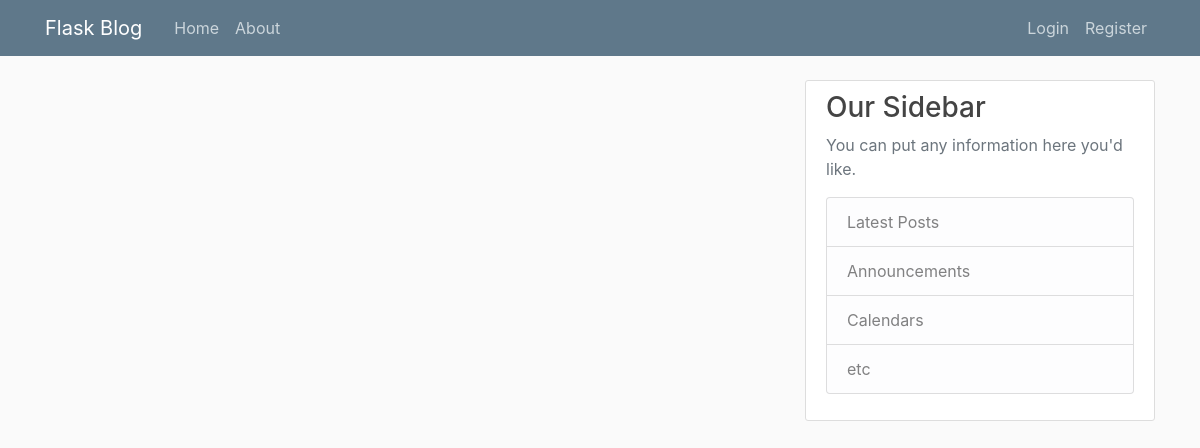
Page /user/David2023 on the earlier database version.
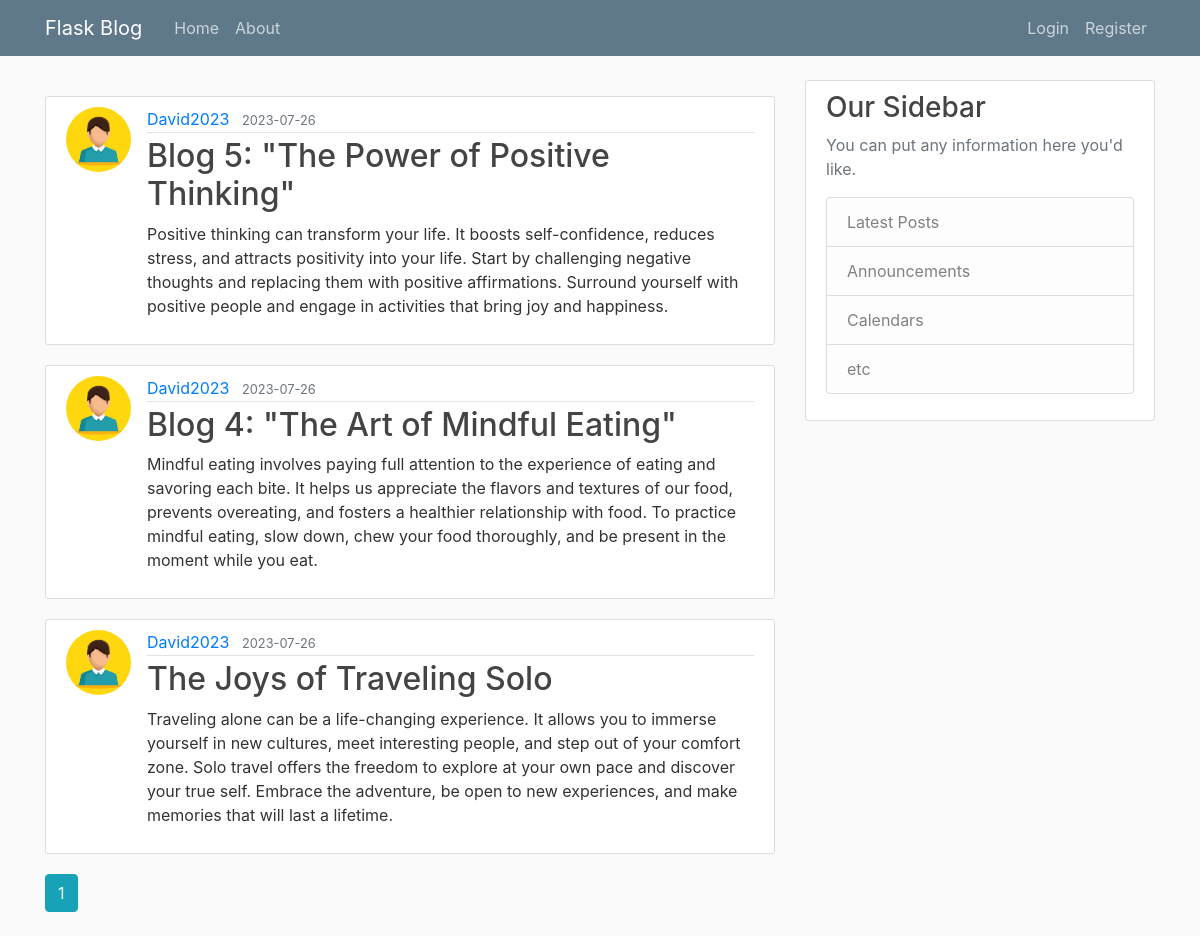
Same page on the later database version.
### myblog/models.py (models this page shows, shortened)
class Post(db.Model):
    id = db.Column(db.Integer, primary_key = True)
    title = db.Column(db.String(100), nullable=False)
    date_posted = db.Column(db.DateTime, nullable=False, default=datetime.utcnow)
    content = db.Column(db.Text, nullable=False)
    user_id = db.Column(db.Integer, db.ForeignKey('user.id'), nullable=False)

class User(db.Model, UserMixin):
    id = db.Column(db.Integer, primary_key = True)
    username = db.Column(db.String(20), unique=True, nullable=False)
    email = db.Column(db.String(120), unique=True, nullable=False)
    image_file = db.Column(db.String(20), nullable=False, default='default.jpg')
    password = db.Column(db.String(60), nullable=False)
    posts = db.relationship('Post', backref='author', lazy=True)

### myblog/users/routes.py (the view)
@users.route("/user/<string:username>")
def user_posts(username):
    page = request.args.get('page', 1, type=int)
    user = User.query.filter_by(username=username).first_or_404()
    posts = Post.query.filter_by(author=user).order_by(Post.date_posted.desc()).paginate(page=page, per_page=3)
    return render_template('user_posts.html', posts=posts, user=user)

### myblog/templates/user_posts.html (shortened to what this page needs)
{% extends "layout.html" %}
{% block content %}
    {% for post in posts.items %}
        <article class="media content-section">
            <img class="rounded-circle article-img" src="{{ url_for('static', filename='flask profile pictures/' + post.author.image_file) }}">
            <div class="media-body">
            <div class="article-metadata">
                <a class="mr-2" href="{{ url_for('users.user_posts', username=post.author.username) }}">{{ post.author.username }}</a>
                <small class="text-muted">{{ post.date_posted.strftime('%Y-%m-%d') }}</small>
            </div>
            <h2><a class="article-title" href="{{ url_for('posts.post', post_id=post.id) }}">{{ post.title }}</a></h2>
            <p class="article-content">{{ post.content }}</p>
            </div>
        </article>
    {% endfor %}
    {% for page_num in posts.iter_pages(left_edge=1, right_edge=1, left_current=1, right_current=2) %}
        {% if page_num %}
            {% if posts.page == page_num %}
                <a class="btn btn-info mb-4" href="{{ url_for('users.user_posts', username=user.username, page=page_num) }}">{{ page_num }}</a>
            {% else %}
                <a class="btn btn-outline-info mb-4" href="{{ url_for('users.user_posts', username=user.username, page=page_num) }}">{{ page_num }}</a>
            {% endif %}
        {% else %}
            ...
        {% endif %}
    {% endfor %}
{% endblock content %}

Differences in the rows shown:
added Post: image_file (placeholder picture), author.username "David2023", date_posted "2023-07-26", title "Blog 5: \"The Power of Positive Thinking\"", content "Positive thinking can transform your life. It boosts self-confidence, reduces stress, and attracts positivity into your life. Start by challenging negative thoughts and replacing them with positive affirmations. Surround yourself with positive people and engage in activities that bring joy and happiness."
added Post: image_file (placeholder picture), author.username "David2023", date_posted "2023-07-26", title "Blog 4: \"The Art of Mindful Eating\"", content "Mindful eating involves paying full attention to the experience of eating and savoring each bite. It helps us appreciate the flavors and textures of our food, prevents overeating, and fosters a healthier relationship with food. To practice mindful eating, slow down, chew your food thoroughly, and be present in the moment while you eat."
added Post: image_file (placeholder picture), author.username "David2023", date_posted "2023-07-26", title "The Joys of Traveling Solo", content "Traveling alone can be a life-changing experience. It allows you to immerse yourself in new cultures, meet interesting people, and step out of your comfort zone. Solo travel offers the freedom to explore at your own pace and discover your true self. Embrace the adventure, be open to new experiences, and make memories that will last a lifetime."
Other differences:
new list line: "1"
